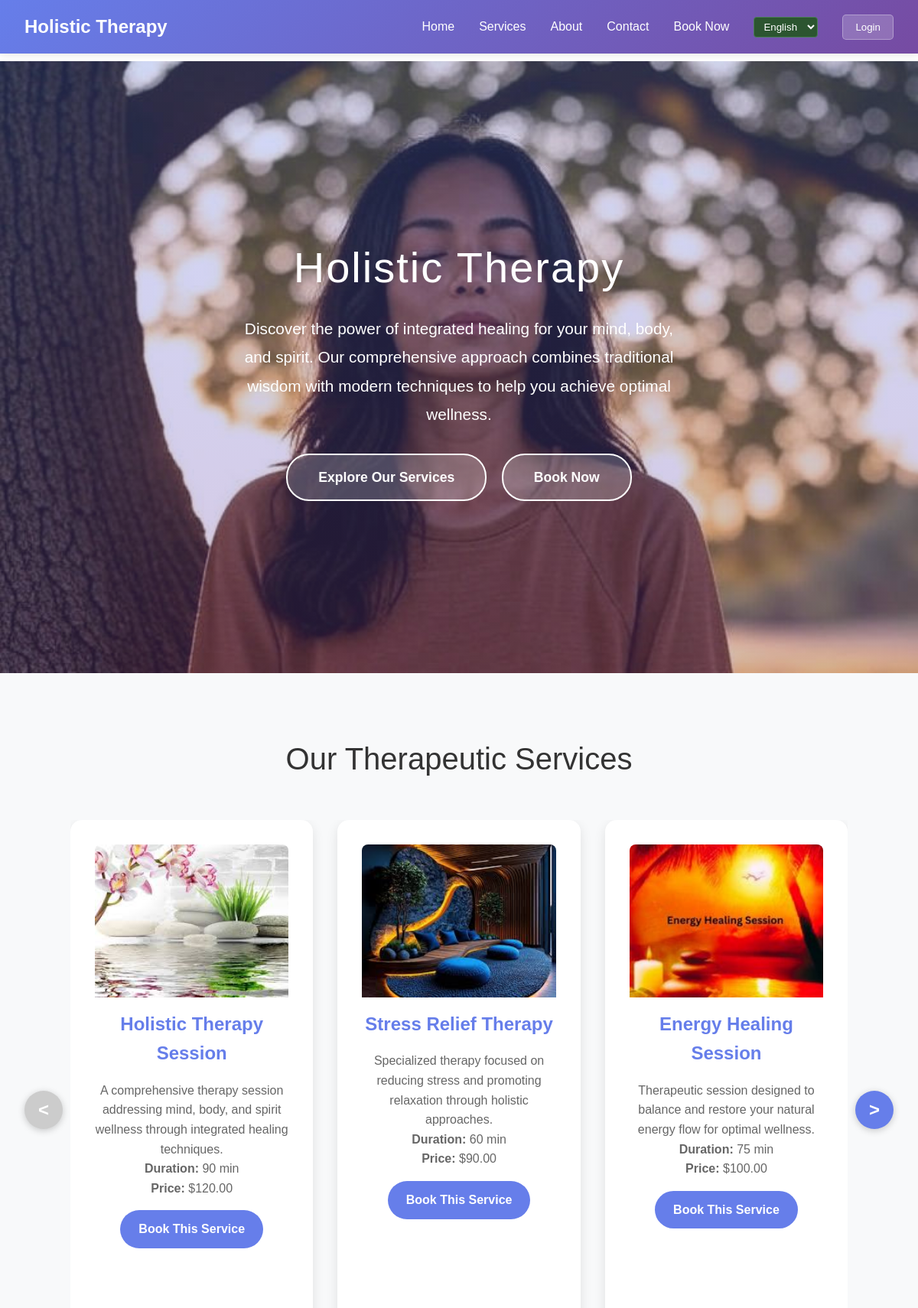
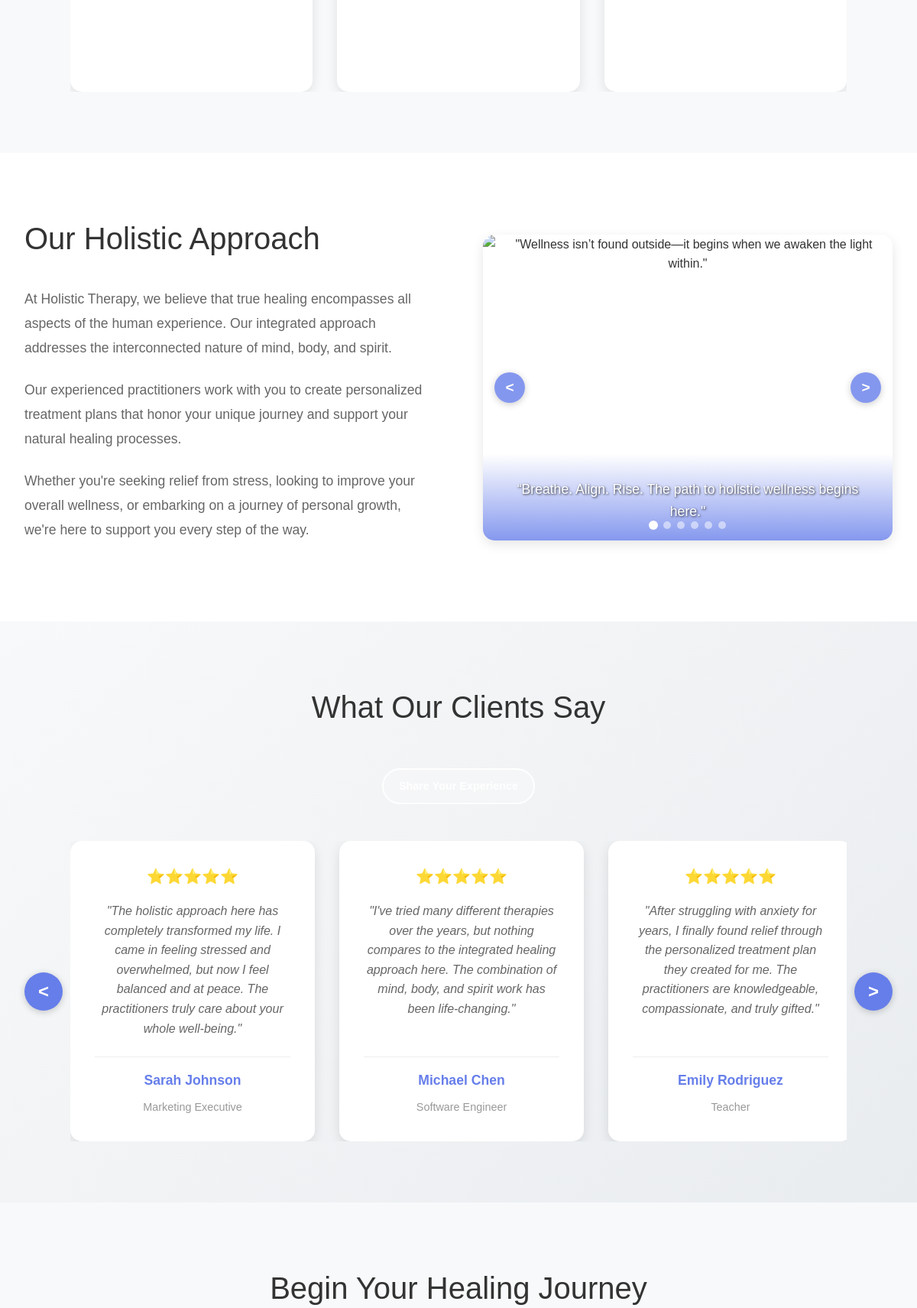
The page / (upper part) on the database its author committed (2 pictures, top to bottom).
### db/models.py (models this page shows, shortened)
class SiteSetting(db.Model):
    __tablename__ = "site_settings"
    __table_args__ = (
        db.UniqueConstraint('key', 'language', name='uq_site_settings_key_language'),
    )
    id = db.Column(db.Integer, primary_key=True)
    key = db.Column(db.String(100), nullable=False)
    value = db.Column(db.Text, nullable=True)
    description = db.Column(db.String(255), nullable=True)
    language = db.Column(db.String(3), nullable=False, default='ENG')  # ENG or MON
    created_at = db.Column(db.DateTime, default=db.func.now())
    updated_at = db.Column(db.DateTime, default=db.func.now(), onupdate=db.func.now())

class Service(db.Model):
    __tablename__ = "services"
    id = db.Column(db.Integer, primary_key=True)
    name = db.Column(db.String(100), nullable=False)
    description = db.Column(db.Text, nullable=True)
    price = db.Column(db.Float, nullable=False)
    duration = db.Column(db.Integer, nullable=False)  # Duration in minutes
    image_path = db.Column(db.String(255), nullable=True)  # Path to service image
    language = db.Column(db.String(3), nullable=False, default='ENG')  # ENG or MON

class AboutImage(db.Model):
    __tablename__ = "about_images"
    id = db.Column(db.Integer, primary_key=True)
    title = db.Column(db.String(100), nullable=False)  # Display title for the image
    caption = db.Column(db.String(255), nullable=True)  # Caption text that appears on the image
    image_path = db.Column(db.String(255), nullable=False)  # Path to the image file
    sort_order = db.Column(db.Integer, nullable=False, default=0)  # Order in the carousel
    is_active = db.Column(db.Boolean, default=True, nullable=False)  # Whether to show this image
    created_at = db.Column(db.DateTime, default=db.func.now())
    updated_at = db.Column(db.DateTime, default=db.func.now(), onupdate=db.func.now())

### routes/main.py (the view)
@main_bp.route('/')
def home():
    current_language = request.args.get('lang', 'ENG')
    if current_language not in ['ENG', 'MON']:
        current_language = 'ENG'
    services = Service.query.filter_by(language=current_language).all()
    settings = get_site_settings(current_language)
    testimonials = get_approved_testimonials()
    about_images = AboutImage.query.filter_by(is_active=True).order_by(AboutImage.sort_order).all()
    return render_template('home.html',
                         services=services,
                         settings=settings,
                         testimonials=testimonials,
                         about_images=about_images,
                         current_language=current_language)

### routes/testimony.py (called while the page is built)
def get_approved_testimonials():
    return Testimonial.query.filter_by(is_approved=True).order_by(Testimonial.created_at.desc()).all()

### templates/home.html (shortened to what this page needs)
<!DOCTYPE html>
<html lang="en">
<head>
    <link rel="stylesheet" href="{{ url_for('static', filename='styles.css') }}">
</head>
<body>
    <header class="header">
        <nav class="nav-container">
            <a href="#" class="logo">Holistic Therapy</a>
            <ul class="desktop-nav">
                <li><a href="#home">Home</a></li>
                <li><a href="#services">Services</a></li>
                <li><a href="#about">About</a></li>
                <li><a href="#contact">Contact</a></li>
                <li><a href="{{ url_for('booking_bp.booking_page') }}">Book Now</a></li>
                <li class="language-switcher">
                    <select onchange="switchLanguage(this.value)" style="background: #2c5530; color: white; border: 1px solid #4a7c59; border-radius: 4px; padding: 4px 8px;">
                        <option value="ENG" {% if current_language == 'ENG' %}selected{% endif %}>English</option>
                    </select>
                </li>
                <li><button id="desktop-auth-btn" class="auth-btn">Login</button></li>
            </ul>
        </nav>
    </header>
    <main class="main-content">
        <section class="hero" id="home" style="background-image: linear-gradient(rgba(102, 126, 234, 0.3), rgba(118, 75, 162, 0.3)), url('{{ url_for('static', filename='images/main_page_images/meditating_woman.jpg') }}'); background-size: cover; background-position: center top; background-repeat: no-repeat;">
            <div class="hero-content">
                <h1>{{ settings.get('hero_title', 'Holistic Therapy') }}</h1>
                <p>{{ settings.get('hero_subtitle', 'Discover the power of integrated healing for your mind, body, and spirit. Our comprehensive approach combines traditional wisdom with modern techniques to help you achieve optimal wellness.') }}</p>
                <a href="#services" class="cta-button">Explore Our Services</a>
                <a href="{{ url_for('booking_bp.booking_page') }}" class="cta-button" style="margin-left: 15px;">Book Now</a>
            </div>
        </section>
        <section class="services" id="services">
            <div class="container">
                <h2 class="section-title">Our Therapeutic Services</h2>
                <div class="services-carousel">
                    <button class="carousel-btn carousel-btn-prev" id="carousel-prev">&lt;</button>
                    <div class="services-container">
                        <div class="services-grid" id="services-grid">
                            {% for service in services %}
                            <div class="service-card">
                                {% if service.image_path %}
                                <div class="service-image">
                                    <img src="{{ url_for('static', filename=service.image_path) }}" alt="{{ service.name }}">
                                </div>
                                {% else %}
                                <div class="service-icon">🧘‍♀️</div>
                                {% endif %}
                                <h3>{{ service.name }}</h3>
                                <p>{{ service.description }}</p>
                                <p><strong>Duration:</strong> {{ service.duration }} min</p>
                                <p><strong>Price:</strong> ${{ '%.2f'|format(service.price) }}</p>
                                <a href="{{ url_for('booking_bp.booking_page') }}" class="service-book-btn">Book This Service</a>
                            </div>
                            {% endfor %}
                        </div>
                    </div>
                    <button class="carousel-btn carousel-btn-next" id="carousel-next">&gt;</button>
                </div>
            </div>
        </section>
        <section class="about" id="about">
            <div class="container">
                <div class="about-content">
                    <div class="about-text">
                        <h2>{{ settings.get('about_title', 'Our Holistic Approach') }}</h2>
                        <p>{{ settings.get('about_text_1', 'At Holistic Therapy, we believe that true healing encompasses all aspects of the human experience. Our integrated approach addresses the interconnected nature of mind, body, and spirit.') }}</p>
                        <p>{{ settings.get('about_text_2', 'Our experienced practitioners work with you to create personalized treatment plans that honor your unique journey and support your natural healing processes.') }}</p>
                        <p>{{ settings.get('about_text_3', 'Whether you\'re seeking relief from stress, looking to improve your overall wellness, or embarking on a journey of personal growth, we\'re here to support you every step of the way.') }}</p>
                    </div>
                    <div class="about-image">
                        <div class="about-carousel-wrapper">
                            <div class="about-carousel">
                                {% if about_images %}
                                    {% for image in about_images %}
                                    <div class="about-slide{% if loop.first %} active{% endif %}">
                                        <div class="about-slide-caption">{{ image.caption }}</div>
                                    </div>
                                    {% endfor %}
                                {% endif %}
                            </div>
                            <button class="about-carousel-btn about-carousel-prev" id="about-prev">&lt;</button>
                            <button class="about-carousel-btn about-carousel-next" id="about-next">&gt;</button>
                            <div class="about-carousel-dots">
                                {% if about_images %}
                                    {% for image in about_images %}
                                    <span class="about-dot{% if loop.first %} active{% endif %}" data-slide="{{ loop.index0 }}"></span>
                                    {% endfor %}
                                {% else %}
                                <span class="about-dot active" data-slide="0"></span>
                                <span class="about-dot" data-slide="1"></span>
                                <span class="about-dot" data-slide="2"></span>
                                <span class="about-dot" data-slide="3"></span>
                                {% endif %}
                            </div>
                        </div>
                    </div>
                </div>
            </div>
        </section>
        <section class="testimonials" id="testimonials">
            <div class="container">
                <h2 class="section-title">What Our Clients Say</h2>
                <p style="text-align: center; margin-bottom: 30px;">
                    <a href="{{ url_for('testimony.submit_testimonial') }}" class="cta-button" style="font-size: 0.9rem; padding: 10px 20px;">
                    </a>
                </p>
                <div class="testimonials-carousel">
                    <div class="testimonials-container">
                        <div class="testimonials-grid" id="testimonials-grid">
                            {% for testimonial in testimonials %}
                            <div class="testimonial-card">
                                <div class="testimonial-content">
                                    <div class="stars">{{ testimonial.get_star_display() }}</div>
                                    <p>"{{ testimonial.testimonial_text }}"</p>
                                    <div class="testimonial-author">
                                        <h4>{{ testimonial.client_name }}</h4>
                                        {% if testimonial.client_title %}
                                        <span>{{ testimonial.client_title }}</span>
                                        {% endif %}
                                    </div>
                                </div>
                            </div>
                            {% else %}
                            <div class="testimonial-card">
                                <div class="testimonial-content">
                                    <div class="stars">⭐⭐⭐⭐⭐</div>
                                    <p>"The holistic approach here has completely transformed my life. I came in feeling stressed and overwhelmed, but now I feel balanced and at peace. The practitioners truly care about your whole well-being."</p>
                                    <div class="testimonial-author">
                                        <h4>Sarah Johnson</h4>
                                        <span>Marketing Executive</span>
                                    </div>
                                </div>
                            </div>
                            <div class="testimonial-card">
                                <div class="testimonial-content">
                                    <div class="stars">⭐⭐⭐⭐⭐</div>
                                    <p>"I've tried many different therapies over the years, but nothing compares to the integrated healing approach here. The combination of mind, body, and spirit work has been life-changing."</p>
                                    <div class="testimonial-author">
                                        <h4>Michael Chen</h4>
                                        <span>Software Engineer</span>
                                    </div>
                                </div>
                            </div>
                            <div class="testimonial-card">
                                <div class="testimonial-content">
                                    <div class="stars">⭐⭐⭐⭐⭐</div>
                                    <p>"After struggling with anxiety for years, I finally found relief through the personalized treatment plan they created for me. The practitioners are knowledgeable, compassionate, and truly gifted."</p>
                                    <div class="testimonial-author">
                                        <h4>Emily Rodriguez</h4>
                                        <span>Teacher</span>
                                    </div>
                                </div>
                            </div>
                            {% endfor %}
                        </div>
                    </div>
                    <button class="testimonial-carousel-btn testimonial-carousel-prev" id="testimonial-prev">&lt;</button>
                    <button class="testimonial-carousel-btn testimonial-carousel-next" id="testimonial-next">&gt;</button>
                </div>
            </div>
        </section>
        <section class="contact" id="contact">
            <div class="container">
                <div class="contact-content">
                    <h2 class="section-title">{{ settings.get('contact_title', 'Begin Your Healing Journey') }}</h2>
                </div>
            </div>
        </section>
    </main>
</body>
</html>

### rows shown on the page
SiteSetting: get "Holistic Therapy"
SiteSetting: value "Discover the power of integrated healing for your mind, body, and spirit. Our comprehensive approach combines traditional wisdom with modern techniques to help you achieve optimal wellness."
Service: image_path (picture), name "Holistic Therapy Session", description "A comprehensive therapy session addressing mind, body, and spirit wellness through integrated healing techniques.", duration "90", price "120.00"
Service: image_path (picture), name "Stress Relief Therapy", description "Specialized therapy focused on reducing stress and promoting relaxation through holistic approaches.", duration "60", price "90.00"
Service: image_path (picture), name "Energy Healing Session", description "Therapeutic session designed to balance and restore your natural energy flow for optimal wellness.", duration "75", price "100.00"
SiteSetting: get "Our Holistic Approach"
SiteSetting: value "At Holistic Therapy, we believe that true healing encompasses all aspects of the human experience. Our integrated approach addresses the interconnected nature of mind, body, and spirit."
SiteSetting: get "Our experienced practitioners work with you to create personalized treatment plans that honor your unique journey and support your natural healing processes."
SiteSetting: value "Whether you're seeking relief from stress, looking to improve your overall wellness, or embarking on a journey of personal growth, we're here to support you every step of the way."
SiteSetting: get "Begin Your Healing Journey"
